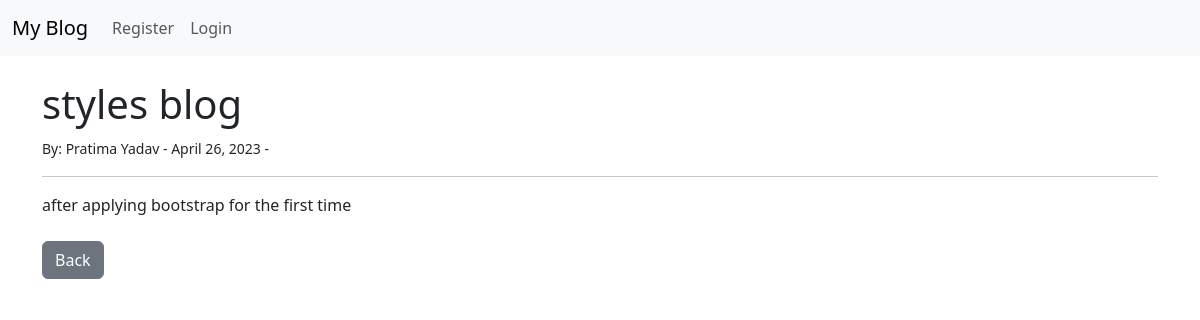
Screenshot of /article/4 with the database file from the repository.
### theblog/models.py (models this page shows, shortened)
class Post(models.Model):
    title=models.CharField(max_length=255)
    title_tag=models.CharField(max_length=255)
    author=models.ForeignKey(User, on_delete=models.CASCADE)
    body=models.TextField()
    post_date=models.DateField(auto_now_add=True)
    category=models.CharField(max_length=255,default='coding')
    likes=models.ManyToManyField(User,related_name='blog_posts')

### theblog/views.py (the view)
# urls.py: path('article/<int:pk>',ArticleDetailView.as_view(),name="article-detail"),
class ArticleDetailView(DetailView):
    model=Post
    template_name='article_details.html'

### theblog/templates/article_details.html (shortened to what this page needs)
{% extends 'base.html' %}
{% block content %}
        <h1>{{post.title}}</h1>
        <small>By: {{post.author.first_name}} {{post.author.last_name}} - {{post.post_date}} -
                </small>
        <hr>
        {{post.body |safe}}
        <br>
        <br>
        <a href="{% url 'home'%}"  class="btn btn-secondary">Back</a>
        <br>
{% endblock%}

### rows the page displays
Post: title "styles blog", author.first_name "Pratima", author.last_name "Yadav", post_date "April 26, 2023", body "after applying bootstrap for the first time"
